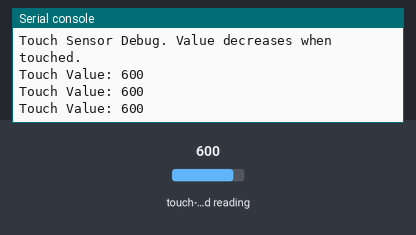
This program was run on a simulated ESP32 board running MicroPython. Parts: the last lines printed to the serial console. The test bench sets the inputs (shaded band); at power-on: touch-pad reading 600.

Above: at 1.2 s.
1.3 s: touch-pad reading set to 63
At 1.9 s:
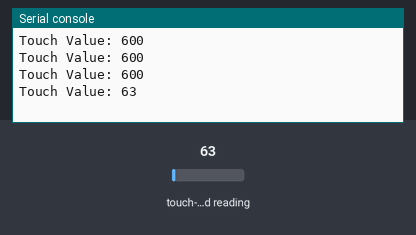
2.8 s: touch-pad reading set to 212
At 3.4 s:
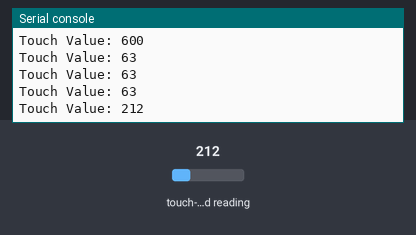
Timing chart, 0 to 5.8 s (numbered marks = the images above; inputs shaded):
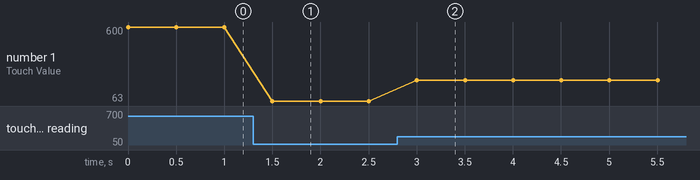

The program:

touch_basic.py
```python
from machine import TouchPad, Pin
import time

# ESP32 có các chân Touch: 0, 2, 4, 12, 13, 14, 15, 27, 32, 33
t = TouchPad(Pin(14))

print("Touch Sensor Debug. Value decreases when touched.")
while True:
    val = t.read()
    print("Touch Value:", val)
    time.sleep(0.5)
```

Measured:
- after the input at 1.3 s, the serial console: prints a new line after 0.20 s (image 1)
- after the input at 2.8 s, the serial console: prints a new line after 0.20 s (image 2)
- plotted number 1: 600 → 63 after the input at 1.3 s, 63 → 212 after the input at 2.8 s
